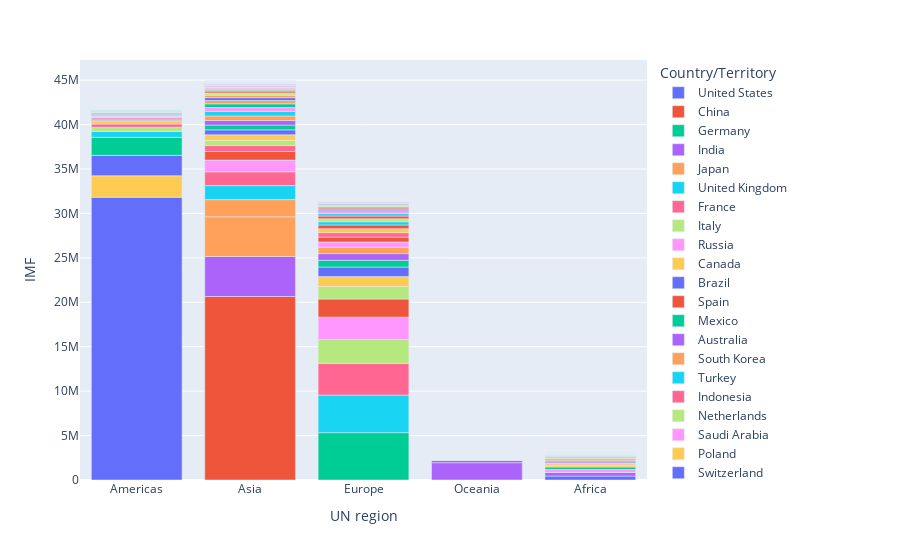

The notebook cell this image was saved under:
### Code cell
import plotly.express as px

gdp_rgn_cmbd['IMF'] = (
    gdp_rgn_cmbd['IMF']
    .astype(str)
    .str.replace(',', '', regex=False)
    .replace('nan', np.nan)
    .astype(float)
    )

fig = px.bar(gdp_rgn_cmbd, x = "UN region", y = "IMF", color = "Country/Territory")
fig.show()
